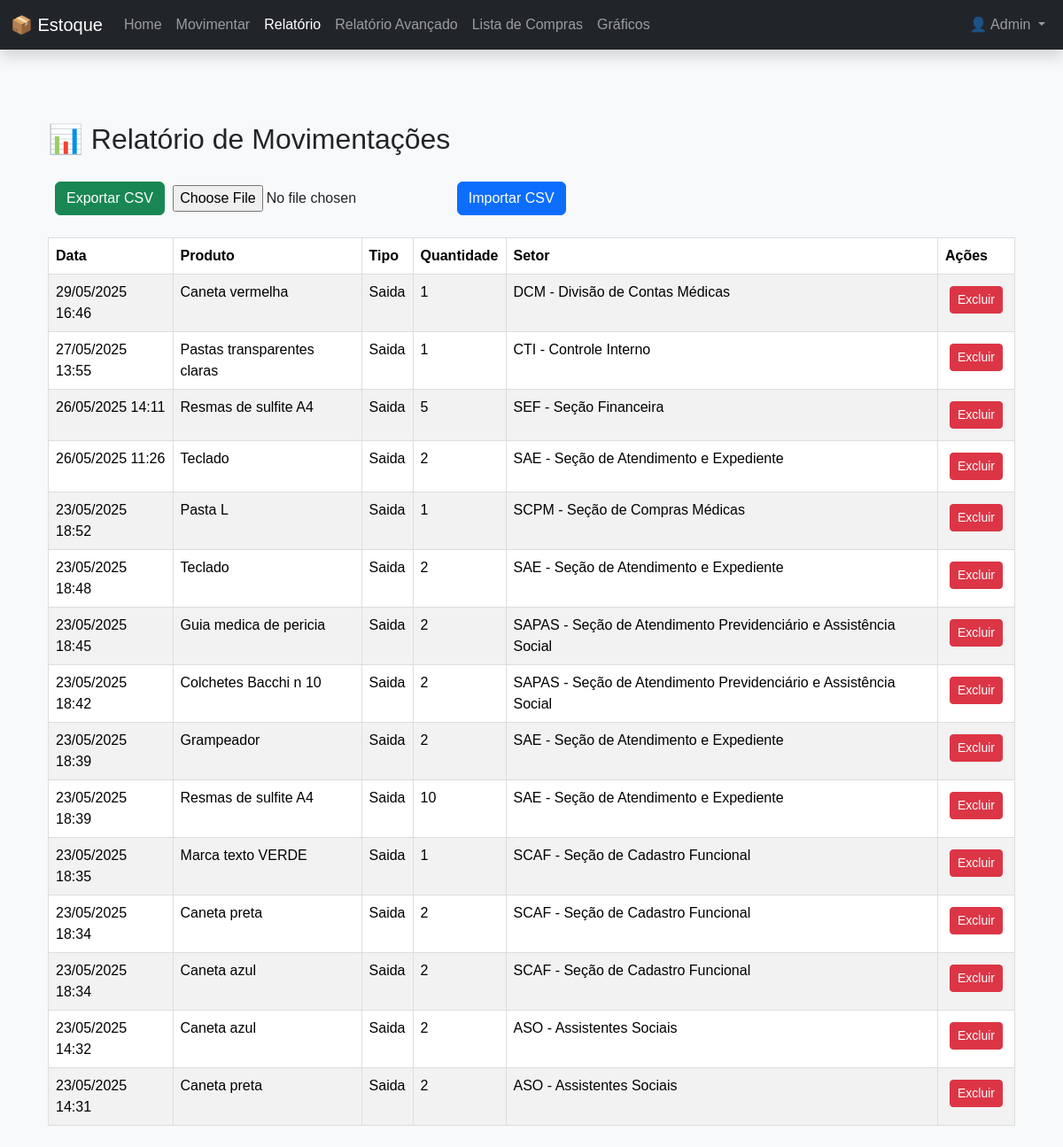
Page /relatorio (signed in) on the committed database.
### models.py (models this page shows, shortened)
class Usuario(db.Model, UserMixin):
    id = db.Column(db.Integer, primary_key=True)
    nome = db.Column(db.String(100), nullable=False)
    email = db.Column(db.String(100), unique=True, nullable=False)
    senha = db.Column(db.String(200), nullable=False)
    tipo = db.Column(db.String(20), nullable=False, default='usuario')
    @property
    def is_admin(self):
        return self.tipo == 'admin'

class Movimentacao(db.Model):
    __tablename__ = 'movimentacoes'
    id = db.Column(db.Integer, primary_key=True)
    produto_id = db.Column(db.Integer, db.ForeignKey('produtos.id'))
    tipo = db.Column(db.String(10))  # entrada ou saida
    quantidade = db.Column(db.Integer)
    data = db.Column(db.DateTime, default=hora_Brasilia)
    setor_id = db.Column(db.Integer, db.ForeignKey('setores.id'), nullable=True)
    produto = db.relationship('Produto', backref='movimentacoes')
    setor = db.relationship('Setor', backref='movimentacoes')

class Produto(db.Model):
    __tablename__ = 'produtos'
    id = db.Column(db.Integer, primary_key=True)
    nome = db.Column(db.String(100), nullable=False)
    quantidade = db.Column(db.Integer, nullable=False)
    preco = db.Column(db.Float, nullable=False)
    estoque_minimo = db.Column(db.Integer, nullable=False, default=0)
    categoria_id = db.Column(db.Integer, db.ForeignKey('categoria.id'), nullable=False)

class Setor(db.Model):
    __tablename__ = 'setores'
    id = db.Column(db.Integer, primary_key=True)
    nome = db.Column(db.String(100), nullable=False)
    status = db.Column(db.Boolean, default=True, nullable=True)

### app.py (the view)
@app.route('/relatorio')
@login_required
def relatorio():
    movimentacoes = Movimentacao.query.order_by(Movimentacao.data.desc()).all()
    return render_template('relatorio.html', movimentacoes=movimentacoes)

### app.py (called while the page is built)
@login_manager.user_loader
def load_user(user_id):
    return Usuario.query.get(int(user_id))

### templates/relatorio.html (shortened to what this page needs)
{% extends 'base.html' %}
{% block content %}
  <div class="container mt-5">
    <h2 class="mb-4">📊 Relatório de Movimentações</h2>
    <div class="col-12">
      <a href="{{ url_for('exportar_csv_movimentacoes') }}" class="btn btn-success ms-2">Exportar CSV</a>
      <form action="{{ url_for('importar_csv_movimentacoes') }}" method="post" enctype="multipart/form-data" style="display:inline;">
        <input type="file" name="arquivo_csv" accept=".csv" style="display:inline;" required>
        <button type="submit" class="btn btn-primary ms-2">Importar CSV</button>
      </form>
  </div>
    <table class="table table-striped">
    <thead>
      <tr>
        <th>Data</th>
        <th>Produto</th>
        <th>Tipo</th>
        <th>Quantidade</th>
        <th>Setor</th>
        <th>Ações</th>
      </tr>
    </thead>
    <tbody>
      {% for mov in movimentacoes %}
      <tr>
        <td>{{ mov.data.strftime('%d/%m/%Y %H:%M') }}</td>
        <td>{{ mov.produto.nome }}</td>
        <td>{{ mov.tipo.title() }}</td>
        <td>{{ mov.quantidade }}</td>
        <td>
          {% if mov.tipo == 'saida' and mov.setor %}
            {{ mov.setor.nome }}
          {% else %}
            -
          {% endif %}
        </td>
        <td>
          <form action="{{ url_for('excluir_movimentacao', id=mov.id) }}" method="POST" onsubmit="return confirm('Deseja realmente excluir esta movimentação?');">
            <button type="submit" class="btn btn-danger btn-sm">Excluir</button>
          </form>
        </td>
      </tr>
      {% endfor %}
    </tbody>
  </table>
  </div>
{% endblock %}

### templates/base.html (shortened to what this page needs)
<!DOCTYPE html>
<html lang="pt-br">
<head>
  <link href="https://cdn.jsdelivr.net/npm/bootstrap@5.3.3/dist/css/bootstrap.min.css" rel="stylesheet">
  <link rel="stylesheet" href="{{ url_for('static', filename='css/style.css') }}">
</head>
<body class="bg-light">
  <nav class="navbar navbar-expand-lg navbar-dark bg-dark fixed-top shadow">
    <div class="container-fluid">
      <a class="navbar-brand" href="{{ url_for('index') }}">📦 Estoque</a>
      <div class="collapse navbar-collapse" id="navbarNav">
        <ul class="navbar-nav me-auto">
          <li class="nav-item">
            <a class="nav-link {% if request.endpoint == 'index' %}active{% endif %}" href="{{ url_for('index') }}">Home</a>
          </li>
          <li class="nav-item">
            <a class="nav-link {% if request.endpoint == 'movimentar' %}active{% endif %}" href="{{ url_for('movimentar') }}">Movimentar</a>
          </li>
          <li class="nav-item">
            <a class="nav-link {% if request.endpoint == 'relatorio' %}active{% endif %}" href="{{ url_for('relatorio') }}">Relatório</a>
          </li>
          <li class="nav-item">
            <a class="nav-link {% if request.endpoint == 'relatorio_avancado' %}active{% endif %}" href="{{ url_for('relatorio_avancado') }}">Relatório Avançado</a>
          </li>
          <li class="nav-item">
            <a class="nav-link {% if request.endpoint == 'lista_compras' %}active{% endif %}" href="{{ url_for('lista_compras') }}">Lista de Compras</a>
          </li>
          <li class="nav-item">
            <a class="nav-link {% if request.endpoint == 'graficos' %}active{% endif %}" href="{{ url_for('graficos') }}">Gráficos</a>
          </li>
        </ul>
        <ul class="navbar-nav ms-auto">
        {% if current_user.is_authenticated %}
          <li class="nav-item dropdown">
            <a class="nav-link dropdown-toggle" href="#" id="userDropdown" role="button" data-bs-toggle="dropdown" aria-expanded="false">
              👤 {{ current_user.nome }}
            </a>
          </li>
        {% else %}
          <li class="nav-item">
            <a class="nav-link text-success" href="{{ url_for('login') }}">Login</a>
          </li>
        {% endif %}
        </ul>
      </div>
    </div>
  </nav>
  <main class="container my-4">
    {% block content %}{% endblock %}
  </main>
</body>
</html>

### static/css/style.css (style rules this page uses)
body { font-family: Arial, sans-serif; margin: 20px; }
form input, form button { margin: 5px; }
table { margin-top: 20px; border-collapse: collapse; width: 100%; }
table, th, td { border: 1px solid #ddd; }
th, td { padding: 8px; }

### templates/base.html (style rules this page uses)
body { padding-top: 70px; }

### rows in the picture
Usuario: nome "Admin"
Movimentacao: data "29/05/2025 16:46", produto.nome "Caneta vermelha", tipo "Saida", quantidade "1", setor.nome "DCM - Divisão de Contas Médicas"
Movimentacao: data "27/05/2025 13:55", produto.nome "Pastas transparentes claras", tipo "Saida", quantidade "1", setor.nome "CTI - Controle Interno"
Movimentacao: data "26/05/2025 14:11", produto.nome "Resmas de sulfite A4", tipo "Saida", quantidade "5", setor.nome "SEF - Seção Financeira"
Movimentacao: data "26/05/2025 11:26", produto.nome "Teclado", tipo "Saida", quantidade "2", setor.nome "SAE - Seção de Atendimento e Expediente"
Movimentacao: data "23/05/2025 18:52", produto.nome "Pasta L", tipo "Saida", quantidade "1", setor.nome "SCPM - Seção de Compras Médicas"
Movimentacao: data "23/05/2025 18:48", produto.nome "Teclado", tipo "Saida", quantidade "2", setor.nome "SAE - Seção de Atendimento e Expediente"
Movimentacao: data "23/05/2025 18:45", produto.nome "Guia medica de pericia", tipo "Saida", quantidade "2", setor.nome "SAPAS - Seção de Atendimento Previdenciário e Assistência Social"
Movimentacao: data "23/05/2025 18:42", produto.nome "Colchetes Bacchi n 10", tipo "Saida", quantidade "2", setor.nome "SAPAS - Seção de Atendimento Previdenciário e Assistência Social"
Movimentacao: data "23/05/2025 18:39", produto.nome "Grampeador", tipo "Saida", quantidade "2", setor.nome "SAE - Seção de Atendimento e Expediente"
Movimentacao: data "23/05/2025 18:39", produto.nome "Resmas de sulfite A4", tipo "Saida", quantidade "10", setor.nome "SAE - Seção de Atendimento e Expediente"
Movimentacao: data "23/05/2025 18:35", produto.nome "Marca texto VERDE", tipo "Saida", quantidade "1", setor.nome "SCAF - Seção de Cadastro Funcional"
Movimentacao: data "23/05/2025 18:34", produto.nome "Caneta preta", tipo "Saida", quantidade "2", setor.nome "SCAF - Seção de Cadastro Funcional"
Movimentacao: data "23/05/2025 18:34", produto.nome "Caneta azul", tipo "Saida", quantidade "2", setor.nome "SCAF - Seção de Cadastro Funcional"
Movimentacao: data "23/05/2025 14:32", produto.nome "Caneta azul", tipo "Saida", quantidade "2", setor.nome "ASO - Assistentes Sociais"
Movimentacao: data "23/05/2025 14:31", produto.nome "Caneta preta", tipo "Saida", quantidade "2", setor.nome "ASO - Assistentes Sociais"
